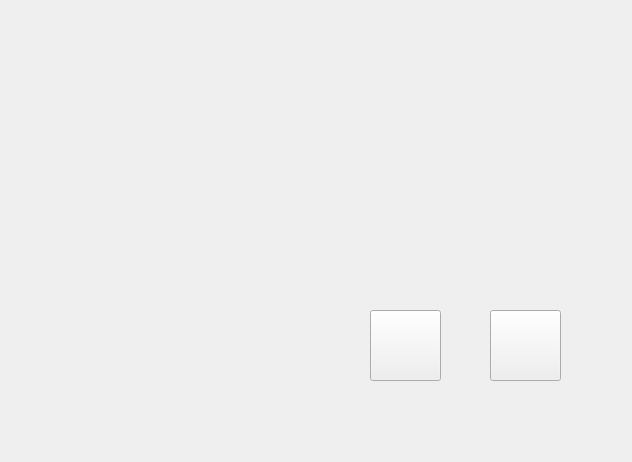
<?xml version="1.0" encoding="UTF-8"?>
<ui version="4.0">
 <class>Widget</class>
 <widget class="QWidget" name="Widget">
  <property name="geometry">
   <rect>
    <x>0</x>
    <y>0</y>
    <width>632</width>
    <height>462</height>
   </rect>
  </property>
  <property name="windowTitle">
   <string>Widget</string>
  </property>
  <widget class="QPushButton" name="StartButton">
   <property name="geometry">
    <rect>
     <x>370</x>
     <y>310</y>
     <width>71</width>
     <height>71</height>
    </rect>
   </property>
   <property name="text">
    <string/>
   </property>
  </widget>
  <widget class="QPushButton" name="CloseButton">
   <property name="geometry">
    <rect>
     <x>490</x>
     <y>310</y>
     <width>71</width>
     <height>71</height>
    </rect>
   </property>
   <property name="text">
    <string/>
   </property>
  </widget>
 </widget>
 <layoutdefault spacing="6" margin="11"/>
 <resources/>
 <connections/>
</ui>
